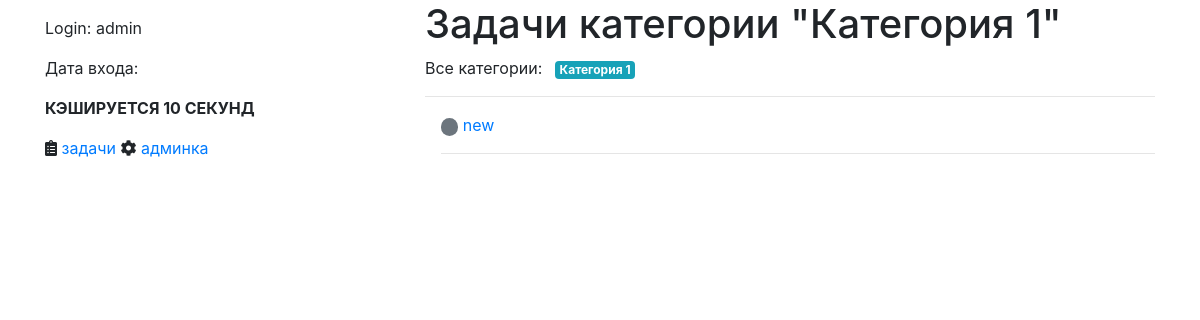
The app's page /list/c/1 (signed in), older data.
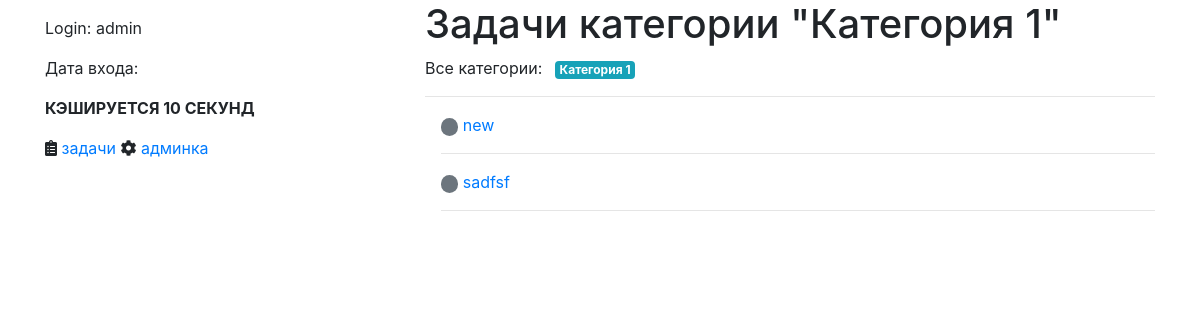
The same page, newer data.
### tasks/models.py (models this page shows, shortened)
class Category(models.Model):
    slug = models.CharField(max_length=128)
    name = models.CharField(max_length=256)
    todos_count = models.PositiveIntegerField(default=0)
    class Meta:
        verbose_name = 'Категория'
        verbose_name_plural = 'Категории'

class TodoItem(models.Model):
    description = models.TextField("описание")
    is_completed = models.BooleanField("выполнено", default=False)
    created = models.DateTimeField(auto_now_add=True)
    updated = models.DateTimeField(auto_now=True)
    owner = models.ForeignKey(User, on_delete=models.CASCADE, verbose_name='Пользователь')
    priority = models.ForeignKey(Priority,
                                 on_delete=models.DO_NOTHING, related_name="priority",
                                 default=Priority.objects.filter(name="Средний приоритет").first()
                                 )
    category = models.ManyToManyField(Category, blank=True)
    class Meta:
        verbose_name_plural = "Задачи"
    def __str__(self):
        return self.description.lower()

### tasks/views.py (the view)
# urls.py: path("list/c/<slug:cat_slug>", views.tasks_by_cat, name="list_by_cat"),
def tasks_by_cat(request, cat_slug=None):
    u = request.user
    tasks = TodoItem.objects.filter(owner=u).all()
    cat = None
    if cat_slug:
        cat = get_object_or_404(Category, slug=cat_slug)
        tasks = tasks.filter(category__in=[cat])
    categories = []
    for t in tasks:
        for cat in t.category.all():
            if cat not in categories:
                categories.append(cat)
    return render(
        request,
        "tasks/list_by_cat.html",
        {"category": cat, "tasks": tasks, "categories": categories},
    )

### tasks/templates/tasks/list_by_cat.html (shortened to what this page needs)
{% extends "base.html" %}
{% load static %}
{% block main_content %}
  {% if category %}
  <h1>Задачи категории "{{ category.name }}"</h1>
  {% else %}
  <h1>Все текущие задачи</h1>
  {% endif %}
    {% for t in categories %}
      {% if forloop.first %}
      <ul class="list-inline">
        <li class="list-inline-item">Все категории:</li>
      {% endif %}
      <li class="list-inline-item">
        <a href="{% url "tasks:list_by_cat" t.slug %}">
        {% if t.pk == tag.pk %}
          <span class="badge badge-success">{{ t.name }}</span>
        {% else %}
          <span class="badge badge-info">{{ t.name }}</span>
        {% endif %}
        </a>
      </li>
    {% if forloop.last %}</ul>{% endif %}
    {% endfor %}
  <hr/>
  <ul id="todo-list" class="list-unstyled ml-3">
  {% for task in tasks %}
      {% if task.priority.name == "Высокий приоритет" %}
      <span class="badge badge-pill badge-danger">&nbsp;</span>
      {% elif task.priority.name == "Средний приоритет"%}
      <span class="badge badge-pill badge-secondary">&nbsp;</span>
      {% elif task.priority.name == "Низкий приоритет" %}
      <span class="badge badge-pill badge-success">&nbsp;</span>
      {% endif %}
      <a href={% url "tasks:details" task.id %}>{{ task }}</a>
      <hr/>
  {% endfor %}
  </ul>
{% endblock %}

Row changes from the older to the newer data that the page shows:
added TodoItem: description "sadfsf"
